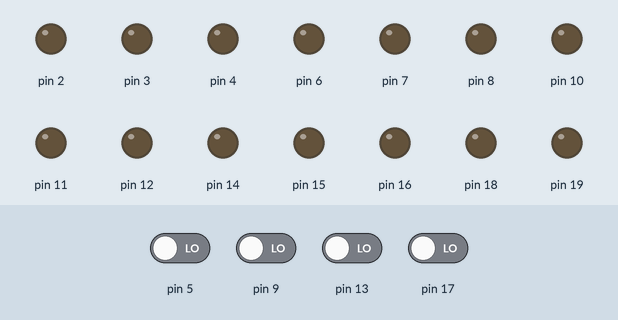
Bench run of a sketch on a simulated Arduino Uno, built with avr-gcc and run on an emulated ATmega328P. Shown: output pins drawn as LEDs (lit = HIGH). The test bench sets the inputs (shaded band); at power-on: pin 5, pin 9, pin 13, pin 17 LOW. What the sketch prints to the serial monitor is not drawn.

Above: at 1.3 s.
1.4 s: pin 5 driven HIGH
At 2.5 s:
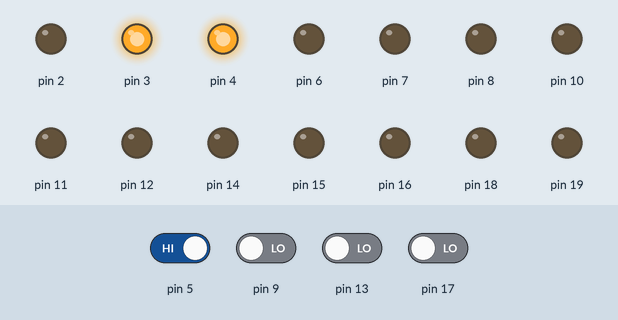
2.9 s: pin 5 driven LOW and pin 9 driven HIGH
At 3.7 s:
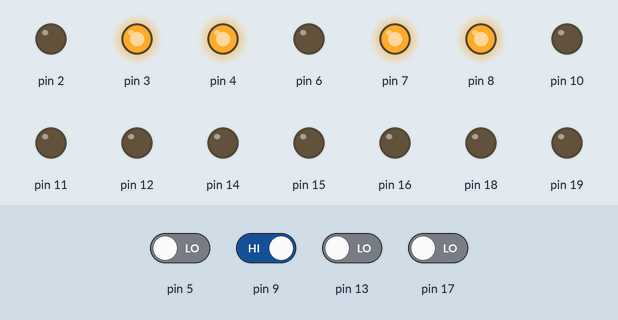
4.4 s: pin 9 driven LOW and pin 13 driven HIGH
At 5.1 s:
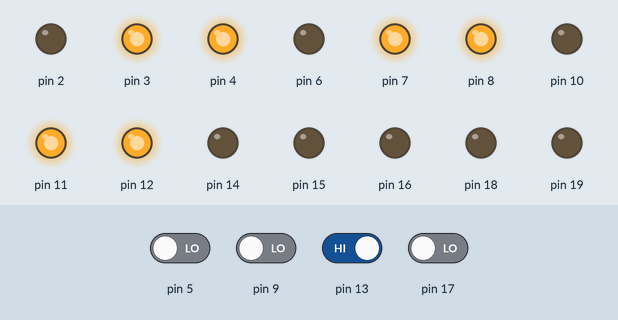
Timing chart, 0 to 7.4 s (numbered marks = the images above; inputs shaded):
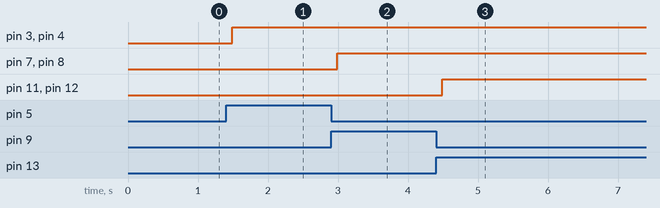

The sketch:

Tick_Tack_Toe_1_3.ino
```cpp
int leds[][3]={{0,0,0},
               {0,0,0},
               {0,0,0}};   //0 =  aus, 1 = rot, 2 = gruen, 3 = blau
boolean pl1[][3]={{false,false,false},
                  {false,false,false},
                  {false,false,false}};
boolean pl2[][3]={{false,false,false},
                  {false,false,false},
                  {false,false,false}};
boolean currplay= true; //current player -> player one
int animationframe = 0;

//boolean get_input(boolean);

void setup(){                                                                                                 //mögliche Modi: Tick Tack Toe -> PvP,PvC,CvC, Simon Says
  Serial.begin(9600);
  for(int i = 1; i <= 36; i++){    //36 Ports (2R,3G,4B,5S)
    if(i%4 == 0){
      pinMode(i+1,INPUT);
      Serial.println("IN");
    }
    else{
      pinMode(i+1,OUTPUT);
      Serial.println("OUT");
    }
  }
}

void loop(){
  if(get_input(currplay)){
    currplay = !currplay;   //other players turn
  }
  int winner = false;//check_win(); //0 = noch keiner, 1 = player1, 2 = player2
  //Serial.println(winner);
  get_leds();
  Serial.println(leds[0][0]);
  Serial.println(leds[1][0]);
  Serial.println(leds[2][0]);
  Serial.println(leds[0][1]);
  Serial.println(leds[1][1]);
  Serial.println(leds[2][1]);
  Serial.println(leds[0][2]);
  Serial.println(leds[1][2]);
  Serial.println(leds[2][2]);
  show(winner);
}

boolean get_input(boolean player1){  //player1 -> which player
  for(int i = 0; i < 9; i++){
    if(digitalRead(5+4*i) == HIGH){  //if toucher is pressed
      if(player1)
        pl1[i % 3][(i / 3)] = true;
      else
        pl2[i % 3][(i / 3)] = true;
      return true;
    }
  }
  return false;
}

int check_win(){
  if((pl1[0][0] && pl1[0][1] && pl1[0][2])
   ||(pl1[1][0] && pl1[1][1] && pl1[1][2])
   ||(pl1[2][0] && pl1[2][1] && pl1[2][2])
   ||(pl1[0][0] && pl1[1][0] && pl1[2][0])
   ||(pl1[0][1] && pl1[1][1] && pl1[2][1])
   ||(pl1[0][2] && pl1[1][2] && pl1[2][2])
   ||(pl1[0][0] && pl1[1][1] && pl1[2][2])
   ||(pl1[0][2] && pl1[1][1] && pl1[0][2])){
    return 1;
  }
  if((pl2[0][0] && pl2[0][1] && pl2[0][2])
   ||(pl2[1][0] && pl2[1][1] && pl2[1][2])
   ||(pl2[2][0] && pl2[2][1] && pl2[2][2])
   ||(pl2[0][0] && pl2[1][0] && pl2[2][0])
   ||(pl2[0][1] && pl2[1][1] && pl2[2][1])
   ||(pl2[0][2] && pl2[1][2] && pl2[2][2])
   ||(pl2[0][0] && pl2[1][1] && pl2[2][2])
   ||(pl2[0][2] && pl2[1][1] && pl2[0][2])){
    return 2;
  }
  return 0;
}

void get_leds(){
  for(int i = 0; i < 9; i++){
    if(pl1[i % 3][(i / 3)]){        //if player one -> red
      leds[i % 3][(i / 3)] = 1;
    }else if(pl2[i % 3][(i / 3)]){  //else if player two -> green
      leds[i % 3][(i / 3)] = 2;
    }else{                          //else  -> out
      leds[i % 3][(i / 3)] = 0;
    }
  }
}

void show(int winner){
  //Serial.println("SHOW");
  if(winner == 0){   //no winner yet
    for(int i = 0; i < 9; i++){
    // Serial.println("leds");
    // Serial.println(leds[i % 3][(i / 3)]);
     if(leds[i % 3][(i / 3)] == 0){
       digitalWrite(2+4*i,LOW);  //weiß
       digitalWrite(3+4*i,LOW);
       digitalWrite(4+4*i,LOW);
       Serial.println("AUS");
     }else if(leds[i % 3][(i / 3)] == 1){
       digitalWrite(2+4*i,LOW);  //rot
       digitalWrite(3+4*i,HIGH);
       digitalWrite(4+4*i,HIGH);
       Serial.println("ROT");
       //Serial.println(2+4*i);
     }else if(leds[i % 3][(i / 3)] == 2){
       digitalWrite(2+4*i,HIGH);
       digitalWrite(3+4*i,LOW);  //grün
       digitalWrite(4+4*i,HIGH);
       Serial.println("GRUEN");
       //Serial.println(3+4*i);
     }else if(leds[i % 3][(i / 3)] == 3){
       digitalWrite(2+4*i,HIGH);
       digitalWrite(3+4*i,HIGH);
       digitalWrite(4+4*i,LOW);  //blau
       //Serial.println(3+4*i);
     }
    }
  }else if(winner == 1 || winner == 2){
    winanimation();
  }
}

void winanimation(){

  animationframe++;
}
```

Measured:
- after the input at 1.4 s, pin 3, pin 4: LOW → HIGH after 0.09 s
- after the input at 2.9 s, pin 7, pin 8: LOW → HIGH after 0.09 s
- after the input at 4.4 s, pin 11, pin 12: LOW → HIGH after 0.09 s
